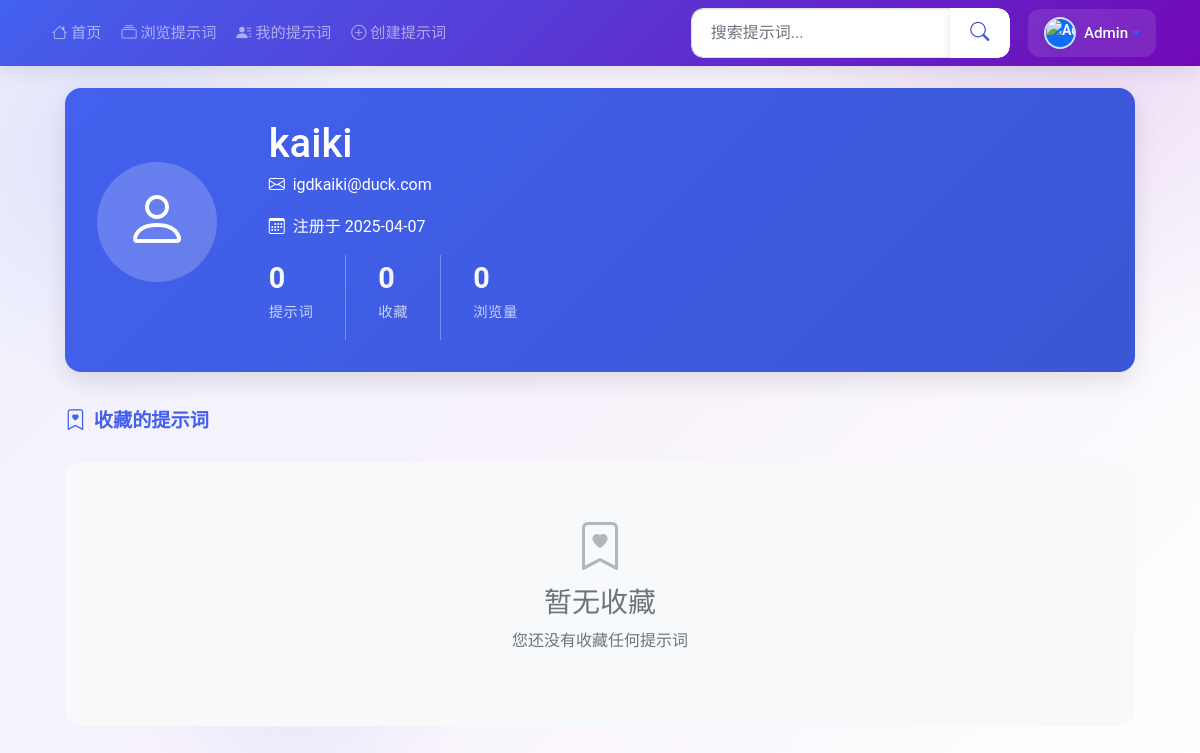
The page /profile/2 (signed in) on the database its author committed.
### tables this page shows
CREATE TABLE users (
            id INTEGER PRIMARY KEY AUTOINCREMENT,
            username TEXT UNIQUE NOT NULL,
            email TEXT UNIQUE NOT NULL,
            password_hash TEXT NOT NULL,
            is_admin BOOLEAN DEFAULT 0,
            is_banned BOOLEAN DEFAULT 0,
            created_at TIMESTAMP DEFAULT CURRENT_TIMESTAMP
        , avatar_url TEXT);

### simple_app.py (the view, shortened to what this page needs)
@app.route('/profile/<int:user_id>')
def profile(user_id):
    if 'user_id' not in session:
        flash('请先登录', 'warning')
        return redirect(url_for('login'))
    db = get_db()
    try:
        user_row = db.execute('SELECT * FROM users WHERE id = ?', (user_id,)).fetchone()
        if not user_row:
            flash('用户不存在', 'danger')
            return redirect(url_for('index'))
        profile_user = dict(user_row)
        prompt_rows = db.execute('''
            SELECT p.*, u.username, f.created_at as favorited_at
            FROM favorites f
            JOIN prompts p ON f.prompt_id = p.id
            JOIN users u ON p.user_id = u.id
            WHERE f.user_id = ?
            ORDER BY f.created_at DESC
        ''', (user_id,)).fetchall()
        prompts = [dict(row) for row in prompt_rows] if prompt_rows else []
        views_count_result = db.execute('''
            SELECT COALESCE(SUM(view_count), 0) as total_views
            FROM prompts
            WHERE user_id = ?
        ''', (user_id,)).fetchone()
        views_count = views_count_result['total_views'] if views_count_result else 0
        likes_count_result = db.execute('''
            SELECT COUNT(*) as count FROM favorites WHERE user_id = ?
        ''', (user_id,)).fetchone()
        likes_count = likes_count_result['count'] if likes_count_result else 0
        prompts_count_result = db.execute('''
            SELECT COUNT(*) as count FROM prompts WHERE user_id = ?
        ''', (user_id,)).fetchone()
        prompts_count = prompts_count_result['count'] if prompts_count_result else 0
        if 'created_at' in profile_user and profile_user['created_at']:
            profile_user['created_at'] = format_datetime(profile_user['created_at'])
        return render_template('user/profile.html',
                            profile_user=profile_user,
                            prompts=prompts,
                            views_count=views_count,
                            likes_count=likes_count,
                            prompts_count=prompts_count,
                            now=datetime.datetime.now())
    except Exception as e:
        print(f"个人资料页面错误: {str(e)}")
        import traceback
        traceback.print_exc()  # 输出完整的错误堆栈跟踪
        flash('加载个人资料时出错', 'danger')
        return redirect(url_for('index'))

### simple_app.py (called while the page is built, shortened)
@app.after_request
def add_cors_headers(response):
    if os.environ.get('ENABLE_CORS', 'False').lower() == 'true':
        response.headers['Access-Control-Allow-Origin'] = os.environ.get('CORS_ORIGIN', '*')
        response.headers['Access-Control-Allow-Methods'] = 'GET, POST, PUT, DELETE, OPTIONS'
        response.headers['Access-Control-Allow-Headers'] = 'Content-Type, Authorization'
    response.headers['X-Content-Type-Options'] = 'nosniff'
    response.headers['X-Frame-Options'] = 'SAMEORIGIN'
    response.headers['X-XSS-Protection'] = '1; mode=block'
    if os.environ.get('HTTPS_ENABLED', 'False').lower() == 'true':
        response.headers['Strict-Transport-Security'] = 'max-age=31536000; includeSubDomains'
    return response

def get_db():
    avatars_dir = os.path.join('static', 'img', 'avatars')
    if not os.path.exists(avatars_dir):
        os.makedirs(avatars_dir)
    db = getattr(g, '_database', None)
    if db is None:
        db = g._database = sqlite3.connect(app.config['DATABASE'])
        db.row_factory = sqlite3.Row
        cursor = db.cursor()
        result = cursor.execute("PRAGMA table_info(users)").fetchall()
        has_avatar_field = any(row[1] == 'avatar_url' for row in result)
    return db

@app.context_processor
def inject_now():
    return {'now': datetime.datetime.now()}

def format_datetime(dt):
    if isinstance(dt, datetime.datetime) or (isinstance(dt, str) and dt):
        try:
            if isinstance(dt, str):
                dt = datetime.datetime.fromisoformat(dt.replace('Z', '+00:00'))
            return dt.strftime('%Y-%m-%d')
        except (ValueError, AttributeError):
            return dt
    return '未知时间'

### templates/user/profile.html (shortened to what this page needs)
{% extends 'base.html' %}  {% block content %}
<div class="profile-container">
  <div class="profile-header">
    <div class="row align-items-center">
      <div class="col-md-2 text-center text-md-start">
        <div class="avatar mx-auto mx-md-0">
          {% if profile_user.avatar_url %}
          <img
            src="{{ profile_user.avatar_url }}"
            alt="{{ profile_user.username }}"
            class="w-100 h-100 rounded-circle object-fit-cover"
          />
          {% else %}
          <i class="bi bi-person"></i>
          {% endif %}
        </div>
      </div>
      <div class="col-md-10">
        <div class="d-flex justify-content-between align-items-center">
          <h1 class="mb-1">{{ profile_user.username }}</h1>
        </div>
        <p><i class="bi bi-envelope me-2"></i>{{ profile_user.email }}</p>
        <p>
          <i class="bi bi-calendar3 me-2"></i>注册于 {% if
          profile_user.created_at %} {{ profile_user.created_at }} {% else %}
          未知时间 {% endif %}
        </p>
        <div class="profile-stats">
          <div class="stats-item">
            <p class="stats-number">{{ prompts_count }}</p>
            <p class="stats-label">提示词</p>
          </div>
          <div class="stats-item">
            <p class="stats-number">{{ likes_count }}</p>
            <p class="stats-label">收藏</p>
          </div>
          <div class="stats-item">
            <p class="stats-number">{{ views_count }}</p>
            <p class="stats-label">浏览量</p>
          </div>
        </div>
      </div>
    </div>
  </div>
  <div class="section-header">
    <i class="bi bi-bookmark-heart"></i> 收藏的提示词
  </div>
  {% if prompts %}
  <div class="prompt-grid">
    {% for prompt in prompts %}
    <div class="card prompt-card">
      <div
        class="card-header d-flex justify-content-between align-items-center"
      >
        <a
          href="/prompts/{{ prompt.id }}"
          class="text-decoration-none stretched-link text-dark"
        >
          {{ prompt.title }}
        </a>
        {% if prompt.is_public %}
        <span class="badge bg-success">公开</span>
        {% else %}
        <span class="badge bg-secondary">私有</span>
        {% endif %}
      </div>
      <div class="card-body">
        <p class="card-text">{{ prompt.description }}</p>
        <div class="mb-2">
          {% if prompt.tags %} {% for tag in prompt.tags %}
          <span class="tag-pill">{{ tag }}</span>
          {% endfor %} {% endif %}
        </div>
      </div>
      <div class="card-footer">
        <div class="d-flex justify-content-between">
          <small class="text-muted d-flex align-items-center">
            <i class="bi bi-person-circle text-primary me-1"></i>
            <span class="fw-medium">{{ prompt.username }}</span>
          </small>
          <small class="text-muted">
            {% if prompt.updated_at %}
            <i class="bi bi-pencil-square me-1"></i>更新于 {{ prompt.updated_at
            }} {% elif prompt.favorited_at %}
            <i class="bi bi-bookmark-heart me-1"></i>收藏于 {{
            prompt.favorited_at }} {% elif prompt.created_at %}
            <i class="bi bi-calendar3 me-1"></i>创建于 {{ prompt.created_at }}
            {% else %} <i class="bi bi-calendar3 me-1"></i>未知时间 {% endif %}
          </small>
        </div>
      </div>
    </div>
    {% endfor %}
  </div>
  {% else %}
  <div class="empty-message">
    <i class="bi bi-bookmark-heart"></i>
    <h3>暂无收藏</h3>
    <p class="mb-4">您还没有收藏任何提示词</p>
  </div>
  {% endif %}
</div>
{% endblock %}

### static/css/style.css (style rules this page uses)
:root { --primary-color: #4361ee; --primary-dark: #3a56d4; --primary-light: rgba(67, 97, 238, 0.1); --primary-rgb: 67, 97, 238; --secondary-color: #7209b7; --secondary-light: rgba(114, 9, 183, 0.1); --secondary-dark: #6008a0; --secondary-rgb: 114, 9, 183; --success-color: #4caf50; --success-rgb: 46, 204, 113; --danger-color: #f44336; --danger-rgb: 230, 57, 70; --warning-color: #ff9800; --warning-rgb: 249, 199, 79; --info-color: #2196f3; --info-rgb: 76, 201, 240; --text-color: #333; --text-muted: #6c757d; --text-light: #f8f9fa; --bg-color: #f8f9fa; --light-bg: #f8f9fa; --card-bg: #ffffff; --dark-bg: #343a40; --border-color: #e0e0e0; --border-radius: 0.75rem; --box-shadow: 0 8px 25px rgba(0, 0, 0, 0.05); --box-shadow-hover: 0 15px 35px rgba(0, 0, 0, 0.1); --transition-speed: 0.3s; --transition-timing: cubic-bezier(0.4, 0, 0.2, 1); }
body { font-family: "Roboto", "Helvetica Neue", Arial, sans-serif; line-height: 1.6; color: var(--text-color); background: linear-gradient( 135deg, rgba(67, 97, 238, 0.08), rgba(114, 9, 183, 0.05), rgba(255, 255, 255, 1) ); background-attachment: fixed; position: relative; padding-top: 0px; overflow-x: hidden; margin: 0; min-height: 90vh; overflow-y: auto; }
body::before { content: ""; position: fixed; top: 0; left: 0; width: 100%; height: 100%; background: radial-gradient( circle at 10% 20%, rgba(67, 97, 238, 0.1) 0%, transparent 20% ), radial-gradient( circle at 90% 5%, rgba(114, 9, 183, 0.1) 0%, transparent 25% ), radial-gradient( circle at 25% 85%, rgba(67, 97, 238, 0.08) 0%, transparent 15% ); z-index: -1; }
body::after { content: ""; position: fixed; top: 0; left: 0; width: 100%; height: 100%; opacity: 0.3; z-index: -1; }
html { scroll-behavior: smooth; height: 100%; overflow-x: hidden; overflow-y: auto; }
.fadeIn { animation: fadeIn 0.5s ease-out forwards; }
.stats-number { font-size: 2.5rem; font-weight: 700; background: linear-gradient(to right, #fff, rgba(255, 255, 255, 0.8)); -webkit-background-clip: text; background-clip: text; -webkit-text-fill-color: transparent; margin-bottom: 0.5rem; }
.stats-label { color: rgba(255, 255, 255, 0.9); font-size: 0.9rem; font-weight: 500; letter-spacing: 0.5px; }

### templates/user/profile.html (style rules this page uses)
.profile-container { max-width: 1100px; margin: 2rem auto; padding: 0 15px; }
.profile-header { background: linear-gradient( 135deg, var(--primary-color), var(--primary-dark) ); color: white; border-radius: 1rem; padding: 2rem; margin-bottom: 2rem; box-shadow: 0 10px 25px rgba(0, 0, 0, 0.1); position: relative; }
.profile-header .avatar { width: 120px; height: 120px; background: rgba(255, 255, 255, 0.2); border-radius: 50%; display: flex; align-items: center; justify-content: center; font-size: 4rem; margin-bottom: 1rem; overflow: hidden; position: relative; }
.profile-stats { display: flex; margin-top: 1rem; }
.stats-item { padding-right: 2rem; margin-right: 2rem; border-right: 1px solid rgba(255, 255, 255, 0.3); }
.stats-item:last-child { border-right: none; padding-right: 0; margin-right: 0; }
.stats-number { font-size: 1.8rem; font-weight: bold; margin-bottom: 0; }
.stats-label { font-size: 0.9rem; opacity: 0.8; }
.section-header { display: flex; align-items: center; margin-bottom: 1.5rem; color: var(--primary-color); font-weight: 600; font-size: 1.2rem; }
.section-header i { margin-right: 0.5rem; font-size: 1.3rem; }
.empty-message { padding: 3rem; text-align: center; color: var(--text-muted); background: var(--light-bg); border-radius: 1rem; }
.empty-message i { font-size: 3rem; margin-bottom: 1rem; opacity: 0.5; }

### rows shown on the page
users: username "kaiki", email "igdkaiki@duck.com", created_at "2025-04-07"

### other values the page prints
{{ session.username }} "Admin"
{{ prompts_count }} "0"
{{ likes_count }} "0"
{{ views_count }} "0"
